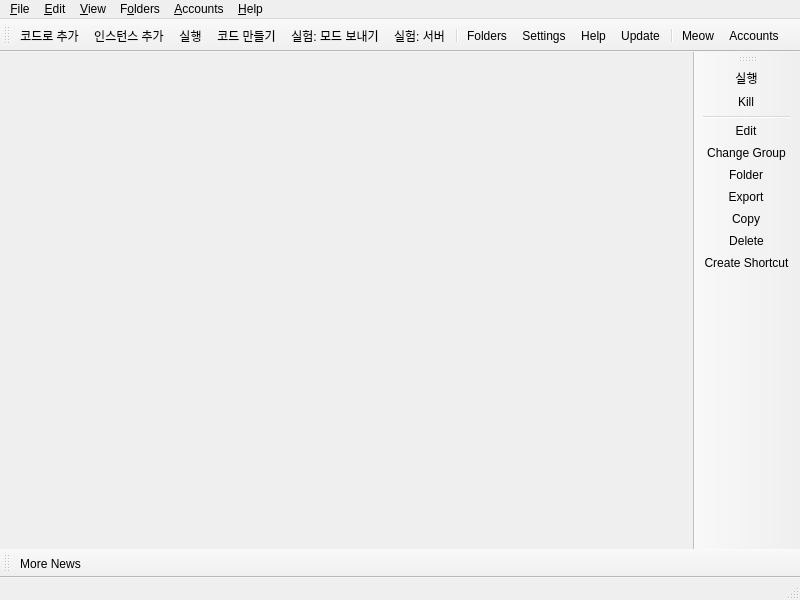
<?xml version="1.0" encoding="UTF-8"?>
<ui version="4.0">
 <class>MainWindow</class>
 <widget class="QMainWindow" name="MainWindow">
  <property name="geometry">
   <rect>
    <x>0</x>
    <y>0</y>
    <width>800</width>
    <height>600</height>
   </rect>
  </property>
  <widget class="QWidget" name="centralWidget">
   <layout class="QHBoxLayout" name="horizontalLayout">
    <property name="spacing">
     <number>0</number>
    </property>
    <property name="leftMargin">
     <number>0</number>
    </property>
    <property name="topMargin">
     <number>0</number>
    </property>
    <property name="rightMargin">
     <number>0</number>
    </property>
    <property name="bottomMargin">
     <number>0</number>
    </property>
   </layout>
  </widget>
  <widget class="QStatusBar" name="statusBar"/>
  <widget class="QToolBar" name="mainToolBar">
   <property name="windowTitle">
    <string>Main Toolbar</string>
   </property>
   <property name="allowedAreas">
    <set>Qt::ToolBarArea::BottomToolBarArea|Qt::ToolBarArea::TopToolBarArea</set>
   </property>
   <property name="toolButtonStyle">
    <enum>Qt::ToolButtonStyle::ToolButtonTextBesideIcon</enum>
   </property>
   <property name="floatable">
    <bool>false</bool>
   </property>
   <attribute name="toolBarArea">
    <enum>TopToolBarArea</enum>
   </attribute>
   <attribute name="toolBarBreak">
    <bool>false</bool>
   </attribute>
   <addaction name="actionAddInstance"/>
   <addaction name="actionNewInstance"/>
   <addaction name="actionLaunchInstance"/>
   <addaction name="actionCreatePackCode"/>
   <addaction name="actionTransferMods"/>
   <addaction name="actionRunServer"/>
   <addaction name="separator"/>
   <addaction name="actionFoldersButton"/>
   <addaction name="actionSettings"/>
   <addaction name="actionHelpButton"/>
   <addaction name="actionCheckUpdate"/>
   <addaction name="separator"/>
   <addaction name="actionCAT"/>
   <addaction name="actionAccountsButton"/>
  </widget>
  <widget class="QToolBar" name="newsToolBar">
   <property name="windowTitle">
    <string>News Toolbar</string>
   </property>
   <property name="allowedAreas">
    <set>Qt::ToolBarArea::BottomToolBarArea|Qt::ToolBarArea::TopToolBarArea</set>
   </property>
   <property name="iconSize">
    <size>
     <width>16</width>
     <height>16</height>
    </size>
   </property>
   <property name="toolButtonStyle">
    <enum>Qt::ToolButtonStyle::ToolButtonTextBesideIcon</enum>
   </property>
   <property name="floatable">
    <bool>false</bool>
   </property>
   <attribute name="toolBarArea">
    <enum>BottomToolBarArea</enum>
   </attribute>
   <attribute name="toolBarBreak">
    <bool>false</bool>
   </attribute>
   <addaction name="actionMoreNews"/>
  </widget>
  <widget class="WideBar" name="instanceToolBar">
   <property name="windowTitle">
    <string>Instance Toolbar</string>
   </property>
   <property name="iconSize">
    <size>
     <width>16</width>
     <height>16</height>
    </size>
   </property>
   <property name="toolButtonStyle">
    <enum>Qt::ToolButtonStyle::ToolButtonTextBesideIcon</enum>
   </property>
   <property name="floatable">
    <bool>false</bool>
   </property>
   <property name="useDefaultAction" stdset="0">
    <bool>true</bool>
   </property>
   <attribute name="toolBarArea">
    <enum>RightToolBarArea</enum>
   </attribute>
   <attribute name="toolBarBreak">
    <bool>false</bool>
   </attribute>
   <addaction name="actionLaunchInstance"/>
   <addaction name="actionKillInstance"/>
   <addaction name="separator"/>
   <addaction name="actionEditInstance"/>
   <addaction name="actionChangeInstGroup"/>
   <addaction name="actionViewSelectedInstFolder"/>
   <addaction name="actionExportInstance"/>
   <addaction name="actionCopyInstance"/>
   <addaction name="actionDeleteInstance"/>
   <addaction name="actionCreateInstanceShortcut"/>
  </widget>
  <widget class="QMenuBar" name="menuBar">
   <property name="geometry">
    <rect>
     <x>0</x>
     <y>0</y>
     <width>800</width>
     <height>30</height>
    </rect>
   </property>
   <widget class="QMenu" name="fileMenu">
    <property name="title">
     <string>&amp;File</string>
    </property>
    <property name="toolTipsVisible">
     <bool>true</bool>
    </property>
    <addaction name="actionAddInstance"/>
    <addaction name="actionNewInstance"/>
    <addaction name="actionCreatePackCode"/>
    <addaction name="actionTransferMods"/>
    <addaction name="actionRunServer"/>
    <addaction name="separator"/>
    <addaction name="actionLaunchInstance"/>
    <addaction name="actionKillInstance"/>
    <addaction name="separator"/>
    <addaction name="actionEditInstance"/>
    <addaction name="actionChangeInstGroup"/>
    <addaction name="actionViewSelectedInstFolder"/>
    <addaction name="actionExportInstance"/>
    <addaction name="actionCopyInstance"/>
    <addaction name="actionDeleteInstance"/>
    <addaction name="actionCreateInstanceShortcut"/>
    <addaction name="separator"/>
    <addaction name="actionSettings"/>
    <addaction name="actionCloseWindow"/>
   </widget>
   <widget class="QMenu" name="editMenu">
    <property name="title">
     <string>&amp;Edit</string>
    </property>
    <property name="toolTipsVisible">
     <bool>true</bool>
    </property>
    <addaction name="actionUndoTrashInstance"/>
   </widget>
   <widget class="QMenu" name="viewMenu">
    <property name="title">
     <string>&amp;View</string>
    </property>
    <property name="toolTipsVisible">
     <bool>true</bool>
    </property>
    <addaction name="actionChangeTheme"/>
    <addaction name="separator"/>
    <addaction name="actionCAT"/>
    <addaction name="actionToggleStatusBar"/>
    <addaction name="actionLockToolbars"/>
    <addaction name="separator"/>
   </widget>
   <widget class="QMenu" name="foldersMenu">
    <property name="title">
     <string>F&amp;olders</string>
    </property>
    <property name="toolTipsVisible">
     <bool>true</bool>
    </property>
    <addaction name="actionViewLauncherRootFolder"/>
    <addaction name="actionViewLogsFolder"/>
    <addaction name="separator"/>
    <addaction name="actionViewInstanceFolder"/>
    <addaction name="actionViewTemplateFolder"/>
    <addaction name="actionViewIconsFolder"/>
    <addaction name="actionViewCentralModsFolder"/>
    <addaction name="actionViewSkinsFolder"/>
    <addaction name="actionViewJavaFolder"/>

    <addaction name="separator"/>
    <addaction name="actionViewWidgetThemeFolder"/>
    <addaction name="actionViewIconThemeFolder"/>
    <addaction name="actionViewCatPackFolder"/>
   </widget>
   <widget class="QMenu" name="accountsMenu">
    <property name="title">
     <string>&amp;Accounts</string>
    </property>
   </widget>
   <widget class="QMenu" name="helpMenu">
    <property name="title">
     <string>&amp;Help</string>
    </property>
    <property name="toolTipsVisible">
     <bool>true</bool>
    </property>
    <addaction name="actionClearMetadata"/>
    <addaction name="actionReportBug"/>
    <addaction name="actionViewLog"/>
    <addaction name="actionAddToPATH"/>
    <addaction name="separator"/>
    <addaction name="actionDISCORD"/>
    <addaction name="separator"/>
    <addaction name="actionMoreNews"/>
    <addaction name="actionCheckUpdate"/>
    <addaction name="actionOpenWiki"/>
    <addaction name="actionAbout"/>
   </widget>
   <addaction name="fileMenu"/>
   <addaction name="editMenu"/>
   <addaction name="viewMenu"/>
   <addaction name="foldersMenu"/>
   <addaction name="accountsMenu"/>
   <addaction name="helpMenu"/>
  </widget>
  <action name="actionMoreNews">
   <property name="icon">
    <iconset theme="news"/>
   </property>
   <property name="text">
    <string>More News...</string>
   </property>
   <property name="toolTip">
    <string>Open the development blog to read more news about %1.</string>
   </property>
  </action>
  <action name="actionCAT">
   <property name="checkable">
    <bool>true</bool>
   </property>
   <property name="icon">
    <iconset theme="cat"/>
   </property>
   <property name="text">
    <string>&amp;Meow</string>
   </property>
   <property name="toolTip">
    <string>It's a fluffy kitty :3</string>
   </property>
  </action>
  <action name="actionToggleStatusBar">
   <property name="checkable">
    <bool>true</bool>
   </property>
   <property name="text">
    <string>Status Bar</string>
   </property>
  </action>
  <action name="actionLockToolbars">
   <property name="checkable">
    <bool>true</bool>
   </property>
   <property name="text">
    <string>Lock Toolbars</string>
   </property>
  </action>
  <action name="actionUndoTrashInstance">
   <property name="enabled">
    <bool>false</bool>
   </property>
   <property name="text">
    <string>&amp;Undo Last Instance Deletion</string>
   </property>
  </action>
  <action name="actionAddInstance">
   <property name="icon">
    <iconset theme="new"/>
   </property>
   <property name="text">
    <string>코드로 추가</string>
   </property>
   <property name="toolTip">
    <string>코드로 인스턴스를 추가합니다.</string>
   </property>
  </action>
  <action name="actionNewInstance">
   <property name="icon">
    <iconset theme="star"/>
   </property>
   <property name="text">
    <string>인스턴스 추가</string>
   </property>
   <property name="toolTip">
    <string>인스턴스를 만듭니다. 모드 zip은 그 인스턴스 위에 끌어다 놓습니다.</string>
   </property>
  </action>
  <action name="actionCreatePackCode">
   <property name="icon">
    <iconset theme="news"/>
   </property>
   <property name="text">
    <string>코드 만들기</string>
   </property>
   <property name="toolTip">
    <string>모드와 서버 주소가 들어 있는 코드를 만듭니다.</string>
   </property>
  </action>
  <action name="actionTransferMods">
   <property name="text">
    <string>실험: 모드 보내기</string>
   </property>
   <property name="toolTip">
    <string>위험 기능. jar를 코드로 보내고, 받는 사람이 수락해야 들어갑니다.</string>
   </property>
  </action>
  <action name="actionRunServer">
   <property name="text">
    <string>실험: 서버</string>
   </property>
   <property name="toolTip">
    <string>실험 기능. 코드와 같은 버전으로 이 컴퓨터에서 마크 서버를 만듭니다.</string>
   </property>
  </action>
  <action name="actionCheckUpdate">
   <property name="icon">
    <iconset theme="checkupdate"/>
   </property>
   <property name="text">
    <string>&amp;Update...</string>
   </property>
   <property name="toolTip">
    <string>Check for new updates for %1.</string>
   </property>
   <property name="menuRole">
    <enum>QAction::MenuRole::ApplicationSpecificRole</enum>
   </property>
  </action>
  <action name="actionSettings">
   <property name="icon">
    <iconset theme="settings"/>
   </property>
   <property name="text">
    <string>Setti&amp;ngs...</string>
   </property>
   <property name="toolTip">
    <string>Change settings.</string>
   </property>
   <property name="menuRole">
    <enum>QAction::MenuRole::PreferencesRole</enum>
   </property>
  </action>
  <action name="actionManageSkins">
   <property name="icon">
    <iconset theme="settings"/>
   </property>
   <property name="text">
    <string>Manage &amp;Skins...</string>
   </property>
  </action>
  <action name="actionManageAccounts">
   <property name="icon">
    <iconset theme="accounts"/>
   </property>
   <property name="text">
    <string>&amp;Manage Accounts...</string>
   </property>
  </action>
  <action name="actionLaunchInstance">
   <property name="icon">
    <iconset theme="launch"/>
   </property>
   <property name="text">
    <string>실행</string>
   </property>
   <property name="toolTip">
    <string>Launch the selected instance.</string>
   </property>
  </action>
  <action name="actionKillInstance">
   <property name="icon">
    <iconset theme="status-bad"/>
   </property>
   <property name="text">
    <string>&amp;Kill</string>
   </property>
   <property name="toolTip">
    <string>Kill the running instance.</string>
   </property>
   <property name="shortcut">
    <string>Ctrl+K</string>
   </property>
  </action>
  <action name="actionRenameInstance">
   <property name="icon">
    <iconset theme="rename"/>
   </property>
   <property name="text">
    <string>Rename</string>
   </property>
   <property name="toolTip">
    <string>Rename the selected instance.</string>
   </property>
  </action>
  <action name="actionChangeInstGroup">
   <property name="icon">
    <iconset theme="tag"/>
   </property>
   <property name="text">
    <string>&amp;Change Group...</string>
   </property>
   <property name="toolTip">
    <string>Change the selected instance's group.</string>
   </property>
   <property name="shortcut">
    <string>Ctrl+G</string>
   </property>
  </action>
  <action name="actionChangeInstIcon">
   <property name="text">
    <string>Change Icon</string>
   </property>
   <property name="toolTip">
    <string>Change the selected instance's icon.</string>
   </property>
  </action>
  <action name="actionEditInstance">
   <property name="icon">
    <iconset theme="settings"/>
   </property>
   <property name="text">
    <string>&amp;Edit...</string>
   </property>
   <property name="toolTip">
    <string>Change the instance settings, mods and versions.</string>
   </property>
   <property name="shortcut">
    <string>Ctrl+I</string>
   </property>
  </action>
  <action name="actionViewSelectedInstFolder">
   <property name="icon">
    <iconset theme="viewfolder"/>
   </property>
   <property name="text">
    <string>&amp;Folder</string>
   </property>
   <property name="toolTip">
    <string>Open the selected instance's root folder in a file browser.</string>
   </property>
  </action>
  <action name="actionDeleteInstance">
   <property name="icon">
    <iconset theme="delete"/>
   </property>
   <property name="text">
    <string>Dele&amp;te</string>
   </property>
   <property name="toolTip">
    <string>Delete the selected instance.</string>
   </property>
   <property name="autoRepeat">
    <bool>false</bool>
   </property>
  </action>
  <action name="actionCopyInstance">
   <property name="icon">
    <iconset theme="copy"/>
   </property>
   <property name="text">
    <string>Cop&amp;y...</string>
   </property>
   <property name="toolTip">
    <string>Copy the selected instance.</string>
   </property>
   <property name="shortcut">
    <string>Ctrl+D</string>
   </property>
  </action>
  <action name="actionExportInstance">
   <property name="icon">
    <iconset theme="export"/>
   </property>
   <property name="text">
    <string>E&amp;xport...</string>
   </property>
   <property name="toolTip">
    <string>Export the selected instance to supported formats.</string>
   </property>
  </action>
  <action name="actionExportInstanceZip">
   <property name="icon">
    <iconset theme="launcher"/>
   </property>
   <property name="text">
    <string>ABAMC (zip)</string>
   </property>
  </action>
  <action name="actionExportInstanceMrPack">
   <property name="icon">
    <iconset theme="modrinth"/>
   </property>
   <property name="text">
    <string>Modrinth (mrpack)</string>
   </property>
  </action>
  <action name="actionExportInstanceFlamePack">
   <property name="icon">
    <iconset theme="flame"/>
   </property>
   <property name="text">
    <string>CurseForge (zip)</string>
   </property>
  </action>
  <action name="actionCreateInstanceShortcut">
   <property name="icon">
    <iconset theme="shortcut"/>
   </property>
   <property name="text">
    <string>Create Shortcut</string>
   </property>
   <property name="toolTip">
    <string>Creates a shortcut on a selected folder to launch the selected instance.</string>
   </property>
  </action>
  <action name="actionNoAccountsAdded">
   <property name="icon">
    <iconset theme="noaccount"/>
   </property>
   <property name="text">
    <string>No accounts added!</string>
   </property>
  </action>
  <action name="actionNoDefaultAccount">
   <property name="checkable">
    <bool>true</bool>
   </property>
   <property name="icon">
    <iconset theme="noaccount"/>
   </property>
   <property name="text">
    <string>No Default Account</string>
   </property>
   <property name="shortcut">
    <string>Ctrl+0</string>
   </property>
  </action>
  <action name="actionCloseWindow">
   <property name="icon">
    <iconset theme="status-bad"/>
   </property>
   <property name="text">
    <string>Close &amp;Window</string>
   </property>
   <property name="toolTip">
    <string>Close the current window</string>
   </property>
   <property name="menuRole">
    <enum>QAction::MenuRole::NoRole</enum>
   </property>
  </action>
  <action name="actionViewInstanceFolder">
   <property name="icon">
    <iconset theme="viewfolder"/>
   </property>
   <property name="text">
    <string>I&amp;nstances</string>
   </property>
   <property name="toolTip">
    <string>Open the instances folder in a file browser.</string>
   </property>
  </action>
  <action name="actionViewLauncherRootFolder">
   <property name="icon">
    <iconset theme="viewfolder"/>
   </property>
   <property name="text">
    <string>Launcher &amp;Data</string>
   </property>
   <property name="toolTip">
    <string>Open the launcher's root folder in a file browser.</string>
   </property>
  </action>
  <action name="actionViewCentralModsFolder">
   <property name="icon">
    <iconset theme="centralmods"/>
   </property>
   <property name="text">
    <string>&amp;Mods (Quick Access)</string>
   </property>
   <property name="toolTip">
    <string>Open the mods folder in a file browser.</string>
   </property>
  </action>
  <action name="actionViewSkinsFolder">
   <property name="icon">
    <iconset theme="viewfolder"/>
   </property>
   <property name="text">
    <string>&amp;Skins</string>
   </property>
   <property name="toolTip">
    <string>Open the skins folder in a file browser.</string>
   </property>
  </action>
  <action name="actionViewIconsFolder">
   <property name="icon">
    <iconset theme="viewfolder"/>
   </property>
   <property name="text">
    <string>Instance &amp;Icons</string>
   </property>
   <property name="toolTip">
    <string>Open the instance icons folder in a file browser.</string>
   </property>
  </action>
  <action name="actionViewLogsFolder">
   <property name="icon">
    <iconset theme="viewfolder"/>
   </property>
   <property name="text">
    <string>Launcher &amp;Logs</string>
   </property>
   <property name="toolTip">
    <string>Open the logs folder in a file browser.</string>
   </property>
  </action>
  <action name="actionChangeTheme">
   <property name="text">
    <string>Themes</string>
   </property>
  </action>
  <action name="actionReportBug">
   <property name="icon">
    <iconset theme="bug"/>
   </property>
   <property name="text">
    <string>Report a Bug or Suggest a Feature</string>
   </property>
   <property name="toolTip">
    <string>Open the bug tracker to report a bug with %1.</string>
   </property>
  </action>
  <action name="actionDISCORD">
   <property name="icon">
    <iconset theme="discord"/>
   </property>
   <property name="text">
    <string>&amp;Discord</string>
   </property>
   <property name="toolTip">
    <string>Open the %1 Discord server.</string>
   </property>
  </action>
  <action name="actionMATRIX">
   <property name="icon">
    <iconset theme="matrix"/>
   </property>
   <property name="text">
    <string>&amp;Matrix Space</string>
   </property>
   <property name="toolTip">
    <string>Open %1 Matrix space.</string>
   </property>
  </action>
  <action name="actionREDDIT">
   <property name="icon">
    <iconset theme="reddit-alien"/>
   </property>
   <property name="text">
    <string>Sub&amp;reddit</string>
   </property>
   <property name="toolTip">
    <string>Open %1 subreddit.</string>
   </property>
  </action>
  <action name="actionAbout">
   <property name="icon">
    <iconset theme="about"/>
   </property>
   <property name="text">
    <string>&amp;About %1</string>
   </property>
   <property name="toolTip">
    <string>View information about %1.</string>
   </property>
   <property name="menuRole">
    <enum>QAction::MenuRole::AboutRole</enum>
   </property>
  </action>
  <action name="actionClearMetadata">
   <property name="icon">
    <iconset theme="refresh"/>
   </property>
   <property name="text">
    <string>&amp;Clear Metadata Cache</string>
   </property>
   <property name="toolTip">
    <string>Clear cached metadata</string>
   </property>
  </action>
  <action name="actionViewLog">
   <property name="icon">
    <iconset theme="log"/>
   </property>
   <property name="text">
    <string>View logs</string>
   </property>
   <property name="toolTip">
    <string>View current and previous launcher logs</string>
   </property>
  </action>
  <action name="actionAddToPATH">
   <property name="icon">
    <iconset theme="custom-commands"/>
   </property>
   <property name="text">
    <string>Install to &amp;PATH</string>
   </property>
   <property name="toolTip">
    <string>Install a %1 symlink to /usr/local/bin</string>
   </property>
  </action>
  <action name="actionFoldersButton">
   <property name="icon">
    <iconset theme="viewfolder"/>
   </property>
   <property name="text">
    <string>Folders</string>
   </property>
   <property name="toolTip">
    <string>Open one of the folders shared between instances.</string>
   </property>
  </action>
  <action name="actionHelpButton">
   <property name="icon">
    <iconset theme="help"/>
   </property>
   <property name="text">
    <string>Help</string>
   </property>
   <property name="toolTip">
    <string>Get help with %1 or Minecraft.</string>
   </property>
  </action>
  <action name="actionAccountsButton">
   <property name="icon">
    <iconset theme="noaccount"/>
   </property>
   <property name="text">
    <string>Accounts</string>
   </property>
  </action>
  <action name="actionOpenWiki">
   <property name="icon">
    <iconset theme="help"/>
   </property>
   <property name="text">
    <string>%1 &amp;Wiki</string>
   </property>
   <property name="toolTip">
    <string>Open the %1 wiki</string>
   </property>
  </action>
  <action name="actionViewWidgetThemeFolder">
   <property name="icon">
    <iconset theme="viewfolder"/>
   </property>
   <property name="text">
    <string>&amp;Widget Themes</string>
   </property>
   <property name="toolTip">
    <string>Open the widget themes folder in a file browser.</string>
   </property>
  </action>
  <action name="actionViewIconThemeFolder">
   <property name="icon">
    <iconset theme="viewfolder"/>
   </property>
   <property name="text">
    <string>I&amp;con Themes</string>
   </property>
   <property name="toolTip">
    <string>Open the icon theme folder in a file browser.</string>
   </property>
  </action>
  <action name="actionViewCatPackFolder">
   <property name="icon">
    <iconset theme="viewfolder"/>
   </property>
   <property name="text">
    <string>&amp;Cat Packs</string>
   </property>
   <property name="toolTip">
    <string>Open the cat packs folder in a file browser.</string>
   </property>
  </action>
  <action name="actionViewJavaFolder">
   <property name="icon">
    <iconset theme="viewfolder"/>
   </property>
   <property name="text">
    <string>&amp;Auto Downloaded Java</string>
   </property>
   <property name="toolTip">
    <string>Open the Java folder in a file browser. Only available if the built-in Java downloader is used.</string>
   </property>
  </action>
  <action name="actionViewTemplateFolder">
   <property name="icon">
    <iconset theme="viewfolder"/>
   </property>
   <property name="text">
    <string>Instance &amp;Template</string>
   </property>
   <property name="toolTip">
    <string>Open the template folder in a file browser.</string>
   </property>
  </action>
 </widget>
 <customwidgets>
  <customwidget>
   <class>WideBar</class>
   <extends>QToolBar</extends>
   <header>ui/widgets/WideBar.h</header>
  </customwidget>
 </customwidgets>
 <resources/>
 <connections/>
</ui>
